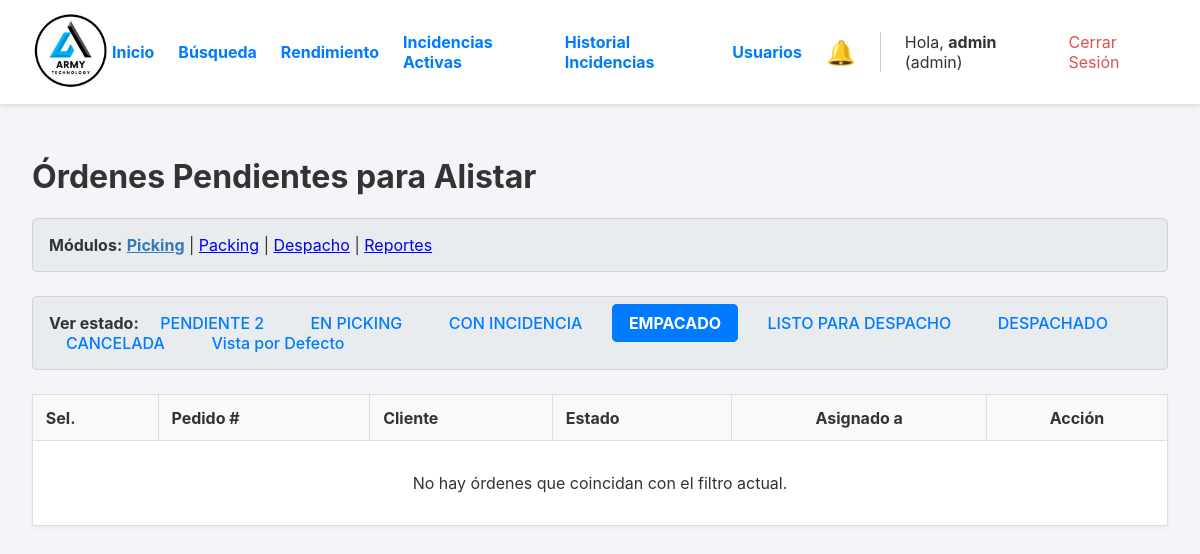
Before: /?estado=EMPACADO (signed in) with the older database file.
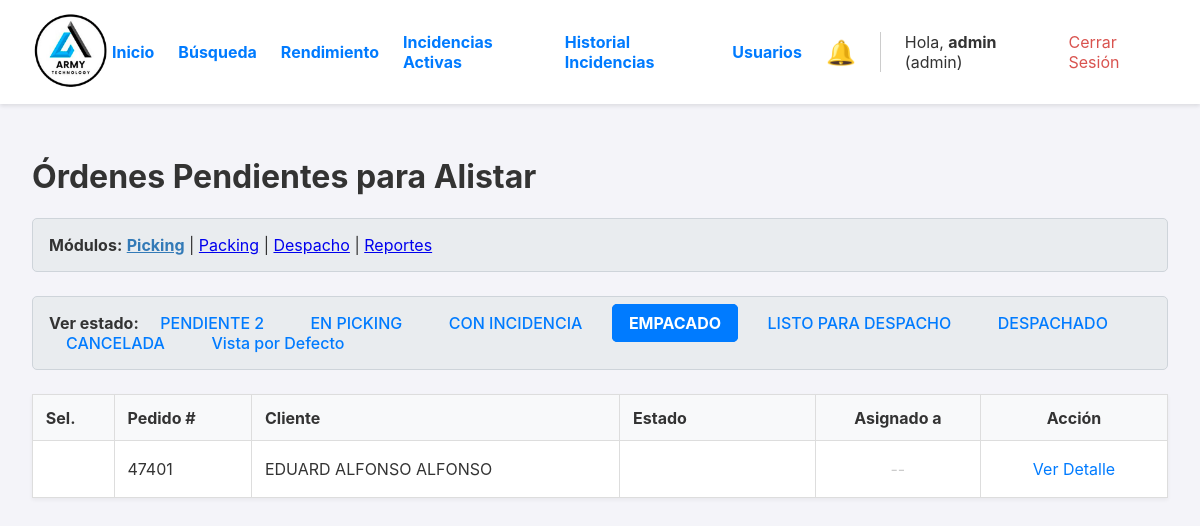
After: the same page with the newer database file.
### app.py (models this page shows, shortened)
class Orden(db.Model):
    id = db.Column(db.Integer, primary_key=True)
    numero_pedido = db.Column(db.String(50), unique=True, nullable=False)
    cliente_nombre = db.Column(db.String(200), nullable=False)
    cliente_direccion = db.Column(db.String(300), nullable=True)
    estado = db.Column(db.String(20), nullable=False, default='PENDIENTE')
    fecha_creacion = db.Column(db.DateTime, nullable=False, default=datetime.datetime.utcnow)
    lote_id = db.Column(db.Integer, db.ForeignKey('lote_picking.id'), nullable=True)
    items = db.relationship('ItemOrden', backref='orden', lazy=True, cascade="all, delete-orphan")
    fecha_creacion = db.Column(db.DateTime, nullable=False, default=datetime.datetime.utcnow)
    fecha_inicio_picking = db.Column(db.DateTime, nullable=True) # Cuando se asigna a un lote
    fecha_fin_picking = db.Column(db.DateTime, nullable=True)    # Cuando el lote se completa
    fecha_fin_packing = db.Column(db.DateTime, nullable=True)    # Cuando se finaliza el packing
    fecha_despacho = db.Column(db.DateTime, nullable=True)       # Cuando se despacha
    packer_id = db.Column(db.Integer, db.ForeignKey('user.id', ondelete='SET NULL'), nullable=True)
    packer = db.relationship('User', foreign_keys=[packer_id])
    devolucion_confirmada = db.Column(db.Boolean, default=False, nullable=False)

### app.py (the view, shortened to what this page needs)
@app.route('/')
@login_required
def dashboard():
    estados_posibles = ['PENDIENTE', 'EN_PICKING', 'CON_INCIDENCIA', 'EMPACADO', 'LISTO_PARA_DESPACHO', 'DESPACHADO', 'CANCELADA']
    estado_filtro = request.args.get('estado')
    ordenes_canceladas_para_devolver = []
    if current_user.role == 'admin':
        query_base = Orden.query
        if estado_filtro:
            query_base = query_base.filter(Orden.estado == estado_filtro)
        else:
            query_base = query_base.filter(Orden.estado.in_(['PENDIENTE', 'EN_PICKING']))
    ordenes = query_base.order_by(Orden.fecha_creacion.desc()).all()
    operarios = User.query.filter_by(role='operario').order_by(User.username).all()
    return render_template('dashboard.html',
                           ordenes=ordenes,
                           operarios=operarios,
                           estados=estados_posibles,
                           filtro_actual=estado_filtro,
                           ordenes_a_devolver=ordenes_canceladas_para_devolver)

### app.py (called while the page is built)
@login_manager.user_loader
def load_user(user_id):
    return User.query.get(int(user_id))

### templates/dashboard.html (shortened to what this page needs)
{% extends "layout.html" %}
{% block content %}
    <h1>Órdenes Pendientes para Alistar</h1>
    <div class="navegacion-modulos">
        <strong>Módulos:</strong>
        <a href="{{ url_for('dashboard') }}" style="font-weight: bold; color: #337ab7;">Picking</a> |
        <a href="{{ url_for('dashboard_packing') }}">Packing</a> |
        <a href="{{ url_for('dashboard_despacho') }}">Despacho</a>
        {% if current_user.role == 'admin' %}
        | <a href="{{ url_for('reportes_y_busqueda') }}">Reportes</a>
        {% endif %}
    </div>
    <div class="filtros-container">
        <strong>Ver estado:</strong>
        <a href="{{ url_for('dashboard', estado='PENDIENTE') }}" class="{{ 'activo' if (filtro_actual == 'PENDIENTE' or not filtro_actual and current_user.role != 'admin') else '' }}">
           PENDIENTE <span id="pendientes-badge" style="display: none;">0</span>
        </a>
        {% for estado in estados if estado != 'PENDIENTE' %}
            <a href="{{ url_for('dashboard', estado=estado) }}" class="{{ 'activo' if filtro_actual == estado else '' }}">{{ estado.replace('_', ' ') }}</a>
        {% endfor %}
        <a href="{{ url_for('dashboard') }}" class="{{ 'activo' if not filtro_actual and current_user.role == 'admin' else '' }}">Vista por Defecto</a>
    </div>
    <form action="{{ url_for('crear_lote') }}" method="POST">
        <table>
            <thead>
                <tr>
                    <th>Sel.</th>
                    <th>Pedido #</th>
                    <th>Cliente</th>
                    <th>Estado</th>
                    <th style="text-align: center;">Asignado a</th>
                    <th style="text-align: center;">Acción</th>
                </tr>
            </thead>
            <tbody>
                {% for orden in ordenes %}
                    <tr class="{{ 'orden-cancelada' if orden.estado == 'CANCELADA' else '' }}">
                        <td data-label="Seleccionar" style="text-align: center;">
                        </td>
                        <td data-label="Pedido #">{{ orden.numero_pedido }}</td>
                        <td data-label="Cliente">{{ orden.cliente_nombre }}</td>
                        <td data-label="Estado">
                            <span class="estado estado-{{ orden.estado }}">{{ orden.estado.replace('_', ' ') }}</span>
                        </td>
                        <td data-label="Asignado a" style="text-align: center;">
                            {% if orden.lote and orden.lote.operario %}
                                <strong>{{ orden.lote.operario.username }}</strong>
                            {% else %}
                                <span style="color: #ccc;">--</span>
                            {% endif %}
                        </td>
                        <td data-label="Acción" style="text-align: center;">
                            {% if orden.estado == 'EN_PICKING' and orden.lote and (current_user.role == 'admin' or (orden.lote.operario and current_user.id == orden.lote.operario_id)) %}
                                <a href="{{ url_for('detalle_lote', lote_id=orden.lote_id) }}" class="action-link action-link-picking">Continuar Picking</a>
                            {% else %}
                                <a href="{{ url_for('detalle_orden', orden_id=orden.id) }}" class="action-link">Ver Detalle</a>
                            {% endif %}
                        </td>
                    </tr>
                {% else %}
                    <tr>
                        <td colspan="6" style="text-align: center; padding: 2em;">
                            No hay órdenes que coincidan con el filtro actual.
                        </td>
                    </tr>
                {% endfor %}
            </tbody>
        </table>
    </form>
{% endblock %}

Changed rows visible on the page:
added Orden: numero_pedido "47401", cliente_nombre "EDUARD ALFONSO ALFONSO"
Other visible differences:
text no longer shown: "No hay órdenes que coincidan con el filtro actual."
